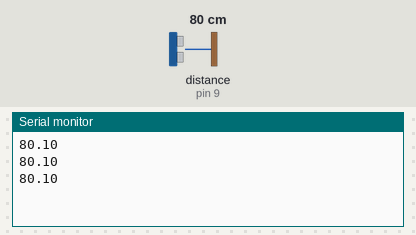
Simulated run of this sketch. Board: Arduino Uno, built with avr-gcc and run on an emulated ATmega328P. On the bench: the last lines printed to the serial monitor. Wiring (inferred from the names in the program): ultrasonic range finder: trigger pin 8; echo pin 9. Inputs (shaded band) come from the test bench; at power-on: distance to the obstacle (sensor on pin 9) 80 cm. The echo pulse lasts 58.3 µs per cm.

Above: at 1.3 s.
1.4 s: distance to the obstacle (sensor on pin 9) set to 2 cm
At 1.9 s:
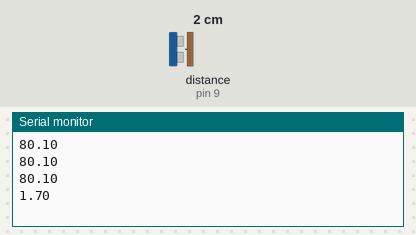
2.9 s: distance to the obstacle (sensor on pin 9) set to 4 cm
At 3.4 s:
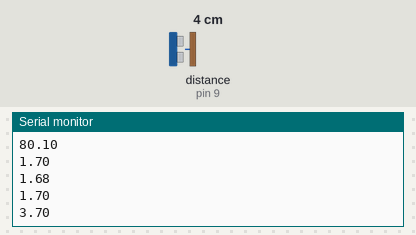
Timing chart, 0 to 5.9 s (numbered marks = the images above; inputs shaded):
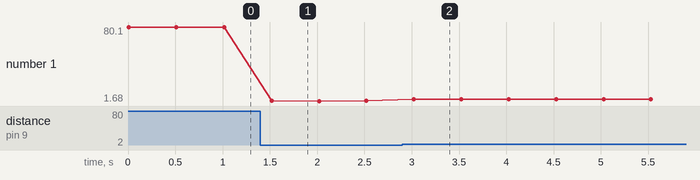

The sketch:

ArduinoSlave_Ultraschall.ino
```cpp
// PROBLEM: FALSCHE DATEN (KOMMA FALSCH) BEI DISTANZEN GROSSER ALS 100 cm)


#include <Wire.h> ;                                   // I2C
const uint8_t SLAVE_ADDRESS = 0x40;                   // Slave-Adresse
char data_char[6];                                    // Char Array, wo die Distanz gespeichert wird
int index = 0;
double cm;
const unsigned int TRIGGER = 8;
const unsigned int ECHO = 9;

void setup()
{
Serial.begin(9600);


  Wire.begin(SLAVE_ADDRESS);                            // I2C initialisieren als Slave

  Wire.onRequest(sendData);                             // Slave soll nur Daten senden, nicht empfangen
}

void loop()
{
double laenge;

pinMode(TRIGGER,OUTPUT);                   // Distanzmessung
digitalWrite(TRIGGER, LOW);
delayMicroseconds(2);
digitalWrite(TRIGGER, HIGH);
delayMicroseconds(10);
digitalWrite(TRIGGER, LOW);

pinMode(ECHO, INPUT);
laenge = pulseIn(ECHO, HIGH);

cm = microsecondsToCentimeters(laenge);    // KOnvertierung von Zeit in Länge

Serial.println(runden(cm));
String data_string = String(runden(cm));           // Strings zuweisen
String data_invalid = "2.00";

if (optimalAbstand(cm))                                                        //Hier wird entschieden, was geschickt werden sollte
  data_string.toCharArray(data_char, sizeof(data_string));
else if (cm < 2.00)
  data_invalid.toCharArray(data_char, sizeof(data_invalid));
else
{
  data_invalid = "400.0";
  data_invalid.toCharArray(data_char, sizeof(data_invalid));
}

delay(500);

}

double runden (double wert)                                              // Runden-Funktion
{
wert *= 100;
wert = static_cast<int>(wert);
wert /= 100;
return wert;
}

double microsecondsToCentimeters(double microseconds)                     // Konvertierung-Funktion
{
return microseconds / 29 / 2;                                             // genauer: microseconds / 29.4117647058823529 / 2
}

bool optimalAbstand(double abstand)                                       // Gültigkeitsprüfung
{
if (abstand < 2.0 || abstand > 400)
return false;
else
return true;
}

void sendData()                                                           //Funktion, die aufgerufen wird, wenn RPi Daten haben will
{
    Wire.write(data_char[index]);                                         // schickt einzelne Characters
    ++index;
    if (index >= sizeof(data_char))
    {
         index = 0;
    }
}
```

Measured:
- after the input at 1.4 s, the serial monitor: prints a new line after 0.12 s (image 1)
- after the input at 2.9 s, the serial monitor: prints a new line after 0.12 s (image 2)
- plotted number 1: 80.1 → 1.7 after the input at 1.4 s, 1.7 → 3.7 after the input at 2.9 s
